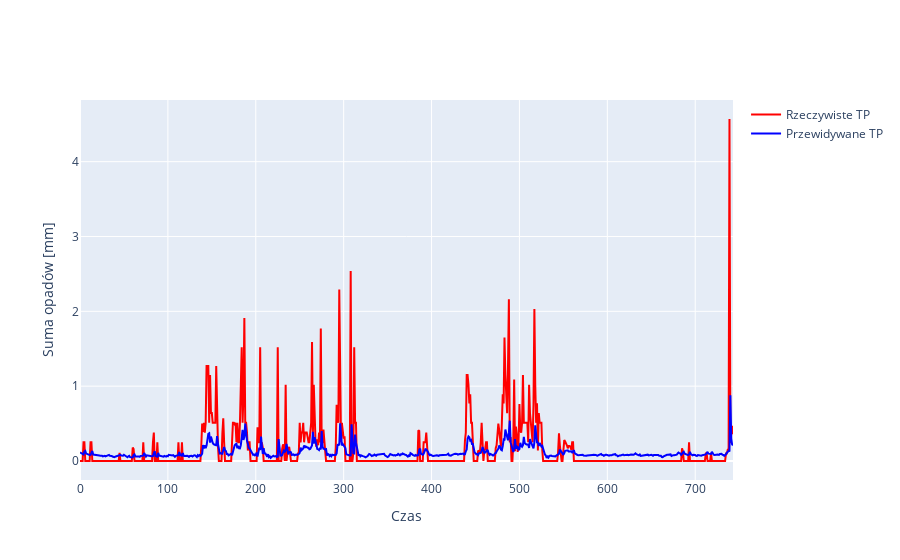

The code cell stored with this chart in its notebook:
### Code cell
trace1 = go.Scatter(
    x=results.index, y=results['TP t+1'], mode='lines', name='Rzeczywiste TP', line=dict(color='red')
)
trace2 = go.Scatter(
    x=results.index, y=results['Predicted TP'], mode='lines', name='Przewidywane TP', line=dict(color='blue')
)

fig = go.Figure()

fig.add_trace(trace1)
fig.add_trace(trace2)

fig.update_layout(
    xaxis_title='Czas',
    yaxis_title='Suma opadów [mm]')

fig.show()

### Figure 1 — Plotly figure (JSON) as saved in the notebook; plotly's stock layout.template omitted (floating-point values rounded to 4 significant figures; data arrays with more than 128 entries replaced by an {"elided": "..."} marker saying what was removed)
{"data": [{"line": {"color": "red"}, "mode": "lines", "name": "Rzeczywiste TP", "type": "scatter", "x": {"elided": "744 int values"}, "y": {"elided": "744 float values"}}, {"line": {"color": "blue"}, "mode": "lines", "name": "Przewidywane TP", "type": "scatter", "x": {"elided": "744 int values"}, "y": {"elided": "744 float values"}}], "layout": {"autosize": true, "xaxis": {"autorange": true, "range": [0, 743], "title": {"text": "Czas"}, "type": "linear"}, "yaxis": {"autorange": true, "range": [-0.2539, 4.824], "title": {"text": "Suma opadów [mm]"}, "type": "linear"}}}
